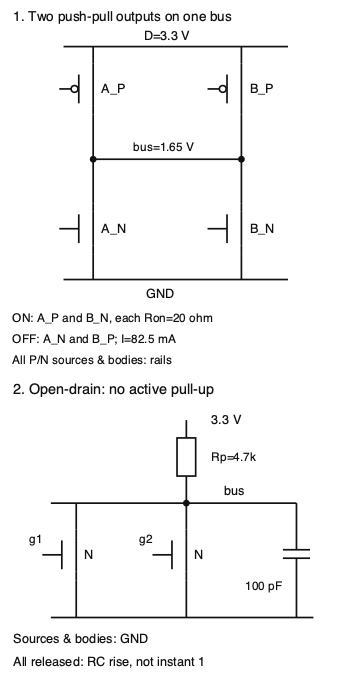
#> input picture 电子电路/80-实践/16-组合逻辑与电平/assets/buses-360.png, 360 x 686 px, found by its file name
$ python generate_figures.py --output out.png
#> lines starting #> are read from the running program, lines starting #| are printed output that depends on the picture
### 电子电路/80-实践/16-组合逻辑与电平/logic_examples.py
"""Small explicit digital models. Import uses only standard library, never writes."""
import argparse
import itertools
import json
import math
import numbers
from pathlib import Path


def real(x, name, positive=False):
    if isinstance(x, bool) or not isinstance(x, numbers.Real):
        raise ValueError(f'{name} must be a finite real scalar')
    try: x = float(x)
    except (OverflowError, ValueError) as exc: raise ValueError(f'{name} invalid') from exc
    if not math.isfinite(x) or (positive and x <= 0):
        raise ValueError(f'{name} invalid')
    return x


def uint(x, width, name='word'):
    if type(width) is not int or not 1 <= width <= 8:
        raise ValueError('width must be integer 1..8')
    if type(x) is not int or not 0 <= x < 1 << width:
        raise ValueError(f'{name} outside unsigned word')
    return x


def bit(x):
    return uint(x, 1, 'bit')


def signed(x, width):
    uint(x, width)
    return x if x < 1 << (width-1) else x-(1 << width)


def add(a, b, width=4, carry_in=0):
    uint(a,width); uint(b,width); bit(carry_in)
    # Actual ripple structure; no host unbounded sum is used to implement carry.
    result=0; c=carry_in
    for k in range(width):
        if k == width-1: sign_carry=c
        x=(a>>k)&1; y=(b>>k)&1
        result |= (x ^ y ^ c) << k
        c=(x & y) | (c & (x ^ y))
    return {'word': result, 'carry':c,
            'overflow': sign_carry ^ c}


def sub(a,b,width=4):
    uint(a,width);uint(b,width)
    r=add(a,b ^ ((1<<width)-1),width,1)
    r['borrow']=1-r['carry']
    return r


def compare(a,b,width=4):
    r=sub(a,b,width)
    return {'unsigned_lt':r['borrow'],
            'signed_lt': ((r['word']>>(width-1))&1) ^ r['overflow']}


def mux(select,low,high):
    bit(select);bit(low);bit(high)
    return ((1-select)&low)|(select&high)


def priority4(word):
    uint(word,4)
    return {'valid':int(word != 0),'index':word.bit_length()-1 if word else 0}


def decode2(address,enable=1):
    uint(address,2);bit(enable)
    return tuple(int(enable and k==address) for k in range(4))


def hazard_logic(a,b,c,consensus=False):
    bit(a);bit(b);bit(c)
    if type(consensus) is not bool: raise ValueError('consensus must be bool')
    return (a&b)|((1-a)&c)|((b&c) if consensus else 0)


def bcd_ge5(word):
    uint(word,4)
    return ((word>>3)&1)|(((word>>2)&1)&(((word>>1)&1)|(word&1)))


def margins(vdd=3.3,vt=0.6):
    vdd=real(vdd,'vdd',True);vt=real(vt,'vt',True)
    if vdd <= 2*vt: raise ValueError('square-law model needs vdd > 2 vt')
    s=vdd-2*vt
    vil=0.375*vdd+vt/4;vih=vdd-vil
    vol=s/8;voh=vdd-vol
    return dict(vdd=vdd,vt=vt,vil=vil,vih=vih,vol=vol,voh=voh,nml=vil-vol,nmh=voh-vih)


def vtc(vin,vdd=3.3,vt=0.6):
    m=margins(vdd,vt);vdd=m['vdd'];vt=m['vt'];vin=real(vin,'vin')
    if not 0 <= vin <= vdd: raise ValueError('vin outside rails')
    if vin == vdd/2: raise ArithmeticError('lambda=0 model has nonunique DC output at midpoint')
    if vin <= vt: return vdd
    if vin >= vdd-vt: return 0.0
    if vin > vdd/2: return vdd-vtc(vdd-vin,vdd,vt)
    a=vin-vt;b=vdd-vin-vt
    return vdd-b+math.sqrt(b-a)*math.sqrt(b+a)


def charge(t,r=1000.0,c=20e-12,vdd=3.3):
    t=real(t,'t');r=real(r,'r',True);c=real(c,'c',True);vdd=real(vdd,'vdd',True)
    if t<0:raise ValueError('negative t')
    tau=r*c
    if not math.isfinite(tau) or tau<=0:raise ArithmeticError('RC product out of finite positive range')
    return vdd*(-math.expm1(-t/tau))


def power(c=20e-12,vdd=3.3,frequency=10e6,alpha=0.25):
    c=real(c,'c',True);vdd=real(vdd,'vdd',True);frequency=real(frequency,'frequency',True);alpha=real(alpha,'alpha')
    if not 0<=alpha<=1:raise ValueError('alpha assumes at most one 0->1 event per cycle')
    p=alpha*c*vdd*vdd*frequency
    if not math.isfinite(p):raise ArithmeticError('power overflow')
    return p


def pullup_time(vih=2.0,vdd=3.3,r=4700.0,c=100e-12):
    vih=real(vih,'vih');vdd=real(vdd,'vdd',True);r=real(r,'r',True);c=real(c,'c',True)
    if not 0<vih<vdd:raise ValueError('vih must be between rails')
    tau=r*c
    if not math.isfinite(tau) or tau<=0:raise ArithmeticError('RC product out of finite positive range')
    t=-tau*math.log1p(-vih/vdd)
    if not math.isfinite(t):raise ArithmeticError('time overflow')
    return t


# [7 lines left out: function resolve, not called in this run]


def validate_all(width=4,budget=10000):
    uint(0,width)
    if type(budget) is not int or not 1<=budget<=1000000:raise ValueError('invalid budget')
    required=4*(1<<(2*width))+16+8+8+8+16
    if required>budget:raise ValueError(f'enumeration needs {required} cases, budget {budget}')
    counts={'arithmetic':0,'comparison':0,'boolean':0,'mux':0,'decoder':0,'priority':0,'bcd':0}
    mask=(1<<width)-1;bound=1<<(width-1)
    for a,b in itertools.product(range(1<<width),repeat=2):
        for cin in (0,1):
            r=add(a,b,width,cin);u=a+b+cin;s=signed(a,width)+signed(b,width)+cin
            assert r['word']==u&mask and r['carry']==u>>width
            assert r['overflow']==int(not -bound<=s<bound)
            counts['arithmetic']+=1
        r=sub(a,b,width);s=signed(a,width)-signed(b,width)
        assert r['word']==(a-b)&mask and r['borrow']==int(a<b)
        assert r['overflow']==int(not -bound<=s<bound)
        counts['arithmetic']+=1
        q=compare(a,b,width)
        assert q['unsigned_lt']==int(a<b) and q['signed_lt']==int(signed(a,width)<signed(b,width))
        counts['comparison']+=1
    for a,b,c in itertools.product((0,1),repeat=3):
        assert hazard_logic(a,b,c)==hazard_logic(a,b,c,True)
        counts['boolean']+=1
        assert mux(a,b,c)==(c if a else b);counts['mux']+=1
    for en,a in itertools.product((0,1),range(4)):
        d=decode2(a,en);assert sum(d)==en and (not en or d[a]);counts['decoder']+=1
    for w in range(16):
        e=priority4(w);assert e['valid']==int(w!=0)
        assert not w or ((w>>e['index'])&1 and w < 1<<(e['index']+1))
        counts['priority']+=1
        if w<10:assert bcd_ge5(w)==int(w>=5)
        counts['bcd']+=1
    return counts


def results():
    return {'model':'square law symmetric lambda=0; RC ideal; Boolean transport example',
            'margins_V':margins(),'charge_half_s':1000*20e-12*math.log(2),
            'dynamic_power_W':power(),'open_drain_high_s':pullup_time(),
            'hazard_static_events_ns':[[0,1],[3,0],[6,1]],
            'hazard_dynamic_events_ns':[[0,1],[2,0],[5,1]],
            'arithmetic_cases':{'7+3':add(7,3),'15+1':add(15,1),'3-5':sub(3,5),'15_vs_1':compare(15,1)},
            'enumeration':validate_all()}


# [5 lines left out: function main, not called in this run]

# [1 lines that do not run on import are left out]

### 电子电路/80-实践/16-组合逻辑与电平/generate_figures.py
"""Explicit generator; import is inert and only loads the standard library."""
import argparse
import json
import os
from pathlib import Path
from html import escape
import logic_examples as model


def line(x1,y1,x2,y2,dash=False):
    return f'<line x1="{x1}" y1="{y1}" x2="{x2}" y2="{y2}"'+(' stroke-dasharray="4 3"' if dash else '')+'/>'

def text(x,y,s,size=16):
    return f'<text x="{x}" y="{y}" font-size="{size}">{escape(s)}</text>'

def node(x,y):return f'<circle cx="{x}" cy="{y}" r="3" fill="#111"/>'

def wrap(body,height):
    return f'<svg xmlns="http://www.w3.org/2000/svg" width="425" height="{height}" viewBox="0 0 425 {height}"><rect width="425" height="{height}" fill="white"/><g fill="none" stroke="#111" stroke-width="2">{body}</g><style>text{{fill:#111;stroke:none;font-family:DejaVu Sans,sans-serif}} rect.cell{{fill:white}}</style></svg>'


def mos(x,y,name,p=False):
    # channel top/bottom; source, drain and gate explicitly wired by caller.
    s=line(x,y-20,x,y+20)+line(x-17,y-17,x-17,y+17)+line(x,y-30,x,y-20)+line(x,y+20,x,y+30)
    s+=line(x-40,y,x-17,y)
    if p:s+=f'<circle cx="{x-22}" cy="{y}" r="4" fill="white"/>'
    return s+text(x+10,y+5,name,15)


def topology():
    b=text(20,26,'CMOS: u gates, y common drains',17)
    b+=line(70,55,260,55)+text(270,60,'D=3.3 V')+mos(210,110,'P',True)+mos(210,265,'N')
    b+=line(210,55,210,80)+line(210,140,210,235)+node(210,188)
    b+=line(70,110,170,110)+line(70,110,70,265)+line(70,265,170,265)+text(25,192,'u')
    b+=line(210,295,210,342)+line(170,342,365,342)+text(15,347,'GND=0 V')
    b+=line(210,188,350,188)+node(350,188)+text(357,193,'y')
    b+=line(350,188,350,250)+line(335,250,365,250)+line(335,260,365,260)+line(350,260,350,342)+text(275,291,'CL=20 pF',14)
    b+=text(25,395,'P: source, body -> D',16)+text(25,425,'N: source, body -> GND',16)
    b+=text(25,457,'Capacitor return is GND',16)
    return wrap(b,485)


def kmap():
    b=text(20,28,'F = AB + not(A) C',18)+text(20,57,'Gray columns; wrap adjacency',15)
    for j,s in enumerate(('00','01','11','10')):b+=text(109+70*j,95,s)
    for i,a in enumerate((0,1)):
        b+=text(20,145+65*i,'A='+str(a),16)
        for j,v in enumerate(((0,1,1,0),(0,0,1,1))[i]):
            b+=f'<rect class="cell" x="{85+70*j}" y="{110+65*i}" width="70" height="65"/>'+text(115+70*j,150+65*i,str(v),21)
    b+='<rect x="156" y="117" width="136" height="48" rx="8" stroke-dasharray="5 3"/>'
    b+='<rect x="226" y="182" width="136" height="48" rx="8" stroke-width="3"/>'
    b+=text(20,268,'Row 0 group: not(A) C',16)+text(20,298,'Row 1 group: AB',16)+text(20,328,'Column 11 also gives BC',16)
    return wrap(b,355)


def sram():
    b=text(14,25,'6T SRAM: Q <-> QB feedback',17)
    # two full complementary branches
    b+=line(100,60,330,60)+text(170,50,'VDD',15)
    for x,p,n,g in ((145,'P1','N1','QB'),(285,'P2','N2','Q')):
        b+=mos(x,110,p,True)+mos(x,265,n)+line(x,60,x,80)+line(x,140,x,235)+line(x,295,x,345)
        b+=line(x-40,110,x-40,265)+text(x-55,220,g,15)+node(x,185)
    b+=line(100,345,330,345)+text(169,367,'GND',15)
    # feedback wires with routes avoiding galvanic short of Q to QB.
    b+=f'<path d="M145 185 L215 185 L215 160 L245 160"/>'+node(245,160)
    b+=f'<path d="M285 185 L330 185 L330 320 L80 320 L80 160 L105 160"/>'+node(105,160)
    b+=text(150,178,'Q',15)+text(288,178,'QB',15)
    # Horizontal access channels, WL gates. body tied ground noted below.
    for xa,xb,base,name in ((25,145,65,'A1'),(285,405,365,'A2')):
        b+=line(xa,185,base-15,185)+line(base+15,185,xb,185)+line(base-15,185,base+15,185)
        b+=line(base-13,168,base+13,168)+line(base,168,base,145)+text(base-15,209,name,14)
        b+=line(xa if base==65 else xb,100,xa if base==65 else xb,290)
    b+=line(65,145,365,145)+text(187,137,'WL',15)
    b+=text(10,92,'BL',15)+text(369,92,'BLB',15)
    b+=text(15,402,'P1/P2 source & body: VDD',15)+text(15,428,'N1/N2 source & body: GND',15)+text(15,454,'A1/A2 body: GND; gate: WL',15)
    b+=text(15,482,'WL=0 isolates bitlines from Q/QB',14)
    b+=text(15,507,'Crossings without dots: no junction',14)
    return wrap(b,530)


def buses():
    b=text(16,25,'1. Two push-pull outputs on one bus',16)
    b+=line(75,55,340,55)+text(170,48,'D=3.3 V',15)
    for x,label in ((110,'A'),(285,'B')):
        b+=mos(x,105,label+'_P',True)+mos(x,270,label+'_N')
        b+=line(x,55,x,75)+line(x,135,x,240)+line(x,300,x,330)+node(x,188)
    b+=line(110,188,285,188)+text(158,179,'bus=1.65 V',14)
    b+=line(75,330,340,330)+text(173,352,'GND',15)
    b+=text(15,380,'ON: A_P and B_N, each Ron=20 ohm',14)
    b+=text(15,405,'OFF: A_N and B_P; I=82.5 mA',14)
    b+=text(15,430,'All P/N sources & bodies: rails',14)
    b+=text(16,465,'2. Open-drain: no active pull-up',17)
    b+=line(220,496,220,517)+text(250,501,'3.3 V',15)+f'<rect x="209" y="517" width="22" height="45"/>'+text(250,545,'Rp=4.7k',14)+line(220,562,220,594)
    b+=line(60,594,350,594)+node(220,594)+text(265,585,'bus',15)
    for x,g in ((90,'g1'),(220,'g2')):
        b+=mos(x,655,'N')+line(x,594,x,625)+line(x,685,x,729)+text(x-55,642,g,14)
    b+=line(350,594,350,649)+line(334,649,366,649)+line(334,659,366,659)+line(350,659,350,729)+text(290,697,'100 pF',14)
    b+=line(60,729,370,729)+text(16,759,'Sources & bodies: GND',15)+text(16,787,'All released: RC rise, not instant 1',15)
    return wrap(b,810)


def generate(output):
    output=Path(output)
    # No dependency import until a concrete output has been supplied.
    output.mkdir(parents=True,exist_ok=True)
    os.environ['MPLCONFIGDIR']=str(output/'.mplconfig')
    os.environ['XDG_CACHE_HOME']=str(output/'.cache')
    import numpy as np
    from matplotlib.figure import Figure
    from matplotlib.backends.backend_agg import FigureCanvasAgg
    import matplotlib
    matplotlib.rcParams.update({'font.size':12,'svg.fonttype':'none','svg.hashsalt':'WWL-M15','font.family':'DejaVu Sans'})
    import cairosvg
    from PIL import Image, ImageOps
    for name,svg in {'inverter-topology':topology(),'kmap':kmap(),'sram6t':sram(),'buses':buses()}.items():(output/(name+'.svg')).write_text(svg)
    m=model.margins();d=m['vdd'];vt=m['vt']
    fig=Figure(figsize=(4.25,4.25),dpi=100);FigureCanvasAgg(fig);ax=fig.add_subplot(111)
    for lo,hi in ((0,d/2-1e-5),(d/2+1e-5,d)):
        xs=np.linspace(lo,hi,350);ax.plot(xs,[model.vtc(float(x)) for x in xs],color='#111',lw=2)
    ax.plot([d/2]*2,[d/2-vt,d/2+vt],ls=':',color='#111',label='Nonunique at D/2')
    for key in ('vil','vih'):ax.axvline(m[key],ls='--',color='#555',lw=1)
    ax.axhline(m['vol'],ls=':',color='#555');ax.axhline(m['voh'],ls=':',color='#555')
    ax.text(.12,2.45,'D = 3.3 V\nT = 0.6 V',fontsize=11)
    ax.text(.12,.65,'NML = NMH = 1.125 V',fontsize=10)
    ax.set(xlim=(0,d),ylim=(0,d),xlabel='Input u (V)',ylabel='Output y (V)',title='VTC: symmetric square-law')
    ax.set_xticks([0,m['vil'],m['vih'],d],['0','VIL\n1.3875','VIH\n1.9125','3.3'],fontsize=9)
    ax.set_yticks([0,m['vol'],m['voh'],d],['0','VOL\n0.2625','VOH\n3.0375','3.3'],fontsize=9)
    fig.subplots_adjust(left=.21,bottom=.20,right=.96,top=.87)
    fig.savefig(output/'inverter-vtc.svg',metadata={'Date':None});fig.savefig(output/'inverter-vtc-plot.png')
#> after `fig.savefig(output / 'inverter-vtc.svg', metadata={'Date': None})`:
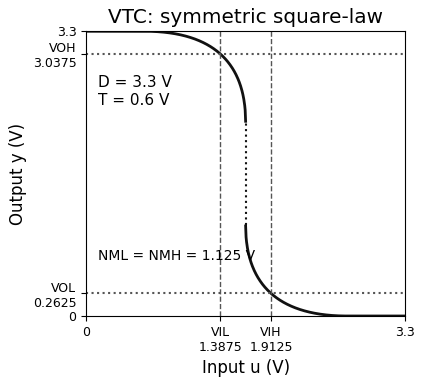
#> figure drawn by matplotlib, 1 panel; curve peaks at x = 0, y = 3.3; curve peaks at x = 1.65, y = 1.04
    fig=Figure(figsize=(4.25,4.0),dpi=100);FigureCanvasAgg(fig);ax=fig.add_subplot(111)
    ts=np.linspace(0,100e-9,201);ys=[model.charge(float(t)) for t in ts]
    ax.plot(ts*1e9,ys,'k-',label='charge');ax.plot(ts*1e9,[d-y for y in ys],'k--',label='discharge')
    ax.axvline(20*np.log(2),color='#555',ls=':');ax.axhline(d/2,color='#555',ls=':')
    ax.text(25,.75,'R=1k, CL=20 pF\nt50=13.863 ns',fontsize=11)
    ax.set(xlabel='Time (ns)',ylabel='Output y (V)',title='RC load: stated approximation',xlim=(0,100),ylim=(0,3.5));ax.legend(fontsize=10,loc='upper right')
    fig.subplots_adjust(left=.16,bottom=.17,right=.95,top=.87);fig.savefig(output/'inverter-load.svg',metadata={'Date':None});fig.savefig(output/'inverter-load-plot.png')
#> after `fig.subplots_adjust(left=0.16, bottom=0.17, right=0.95, top=0.87)`:
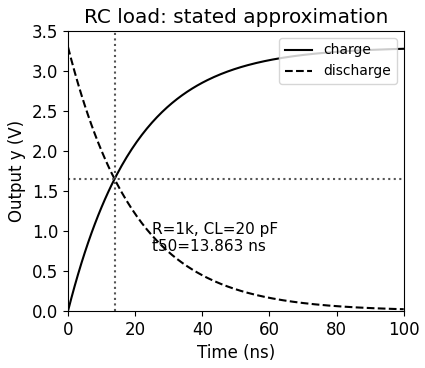
#> figure drawn by matplotlib, 1 panel; curve peaks at x = 100, y = 3.28; curve peaks at x = 0, y = 3.3
    fig=Figure(figsize=(4.25,4.3),dpi=100);FigureCanvasAgg(fig)
    for k,(label,times,values) in enumerate((('Static 1 hazard (transport)',[-1,3,6,9],[1,0,1,1]),('Dynamic: x XOR xd2 XOR xd5',[-1,0,2,5,9],[0,1,0,1,1])),1):
        ax=fig.add_subplot(2,1,k);ax.step(times,values,where='post',color='#111',lw=2);ax.set(xlim=(-1,9),ylim=(-.2,1.3),yticks=[0,1],xlabel='Time (ns)',title=label);ax.grid(axis='x',ls=':')
    fig.subplots_adjust(left=.12,right=.95,bottom=.14,top=.88,hspace=.85);fig.savefig(output/'hazards.svg',metadata={'Date':None});fig.savefig(output/'hazards-plot.png')
#> after `fig.subplots_adjust(left=0.12, right=0.95, bottom=0.14, top=0.88, hspa`:
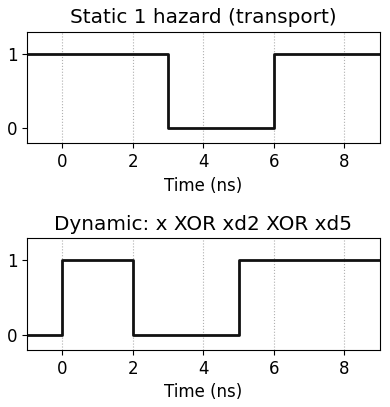
#> figure drawn by matplotlib, 2 panels
    (output/'figure-data.json').write_text(json.dumps({'model':model.results(),'vtc_midpoint':'nonunique; excluded from sampled branches','vtc_samples_per_branch':350,'load_samples':201},indent=2,allow_nan=False)+'\n')
    # Inline diagrams contain a white substrate, so dark backgrounds keep text readable.
    for svg in sorted(output.glob('*.svg')):
        for width in (360,425):
            png=output/f'{svg.stem}-{width}.png';cairosvg.svg2png(url=str(svg),write_to=str(png),output_width=width)
#> (this line was passed over: cairosvg is not available in this run)
            im=Image.open(png).convert('RGB');ImageOps.grayscale(im).save(output/f'{svg.stem}-{width}-gray.png')
#> in generate, im is the input picture: PIL image 360x686 RGB; min 17, max 255, mean 246.2
            dark=Image.new('RGB',(im.width+24,im.height+24),'#171717');dark.paste(im,(12,12));dark.save(output/f'{svg.stem}-{width}-dark.png')
#> after `dark = Image.new('RGB', (im.width + 24, im.height + 24), '#171717')`: dark: PIL image 384x710 RGB; every value is 23
#> after `dark.paste(im, (12, 12))`:
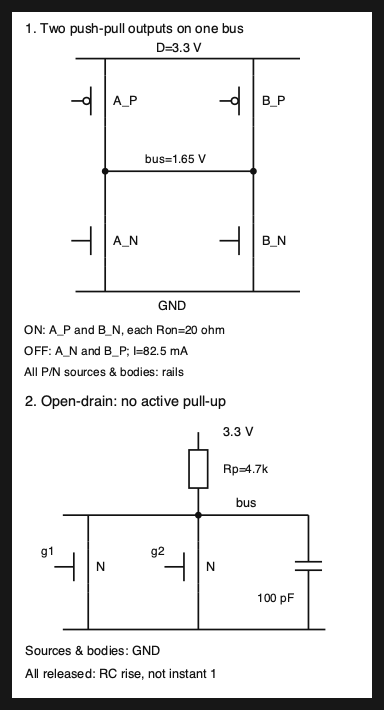
#> dark: PIL image 384x710 RGB; min 17, max 255, mean 225.2


def main():
    p=argparse.ArgumentParser();p.add_argument('--output',required=True,type=Path);args=p.parse_args();generate(args.output)

#> (the run stopped early here; a loop or call above may not have finished)
